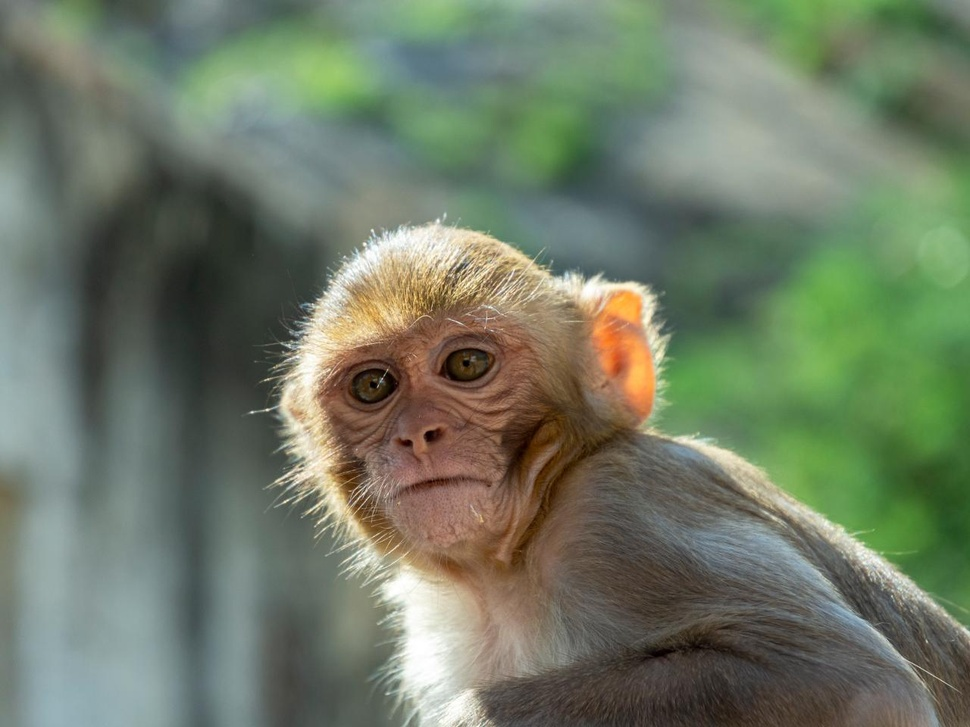
%> input picture HW Assighnment 2/monkey.jpeg, 970 x 727 px, shrunk from 1280 x 960 before the run
$ octave Part_1.m   (GNU Octave 9; MATLAB toolbox functions it lacks are replaced by stand-ins)
%> lines starting %> are read from the running program, lines starting %| are printed output that depends on the picture; in (x1, y1, x2, y2) boxes, pixels count from 0 and x2, y2 are one past the last pixel; in counts of white or black regions, pixels touching at a corner belong together; the program's own positions count from 1
% Problem 1
I = imread('monkey.jpeg');
%> I is the input picture: size 727x970x3 uint8; mean R, G, B 111.9, 122.6, 102.3
I = rgb2gray(I);
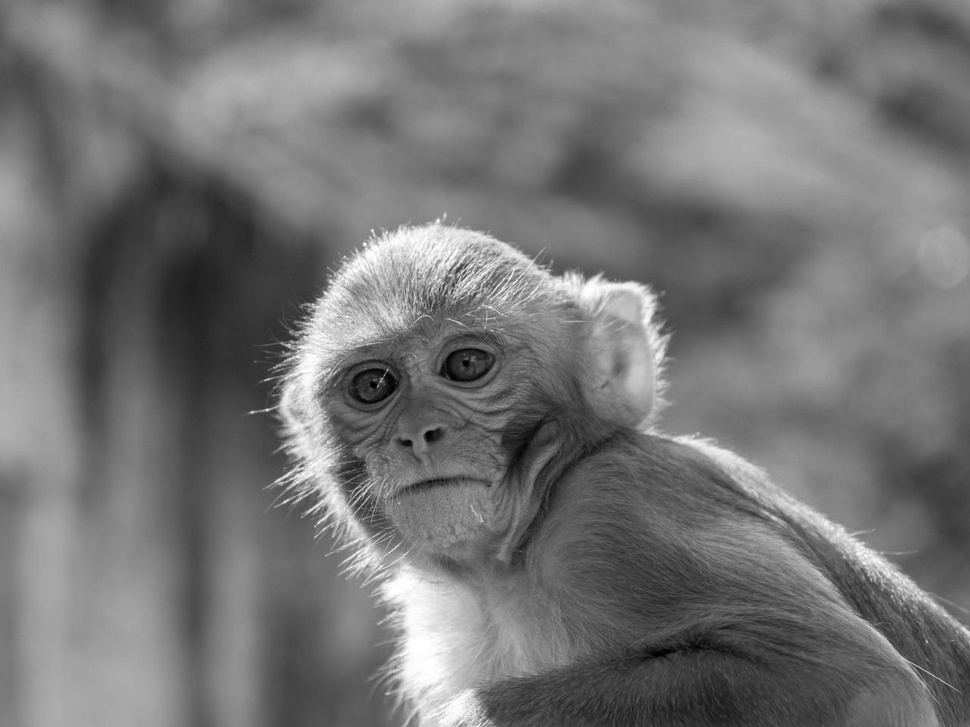
%> I: size 727x970 uint8; min 1, max 255, mean 117.1
figure; imshow(I); title('Original Image');
% Roberts Edge
E1 = edge(I, 'roberts');
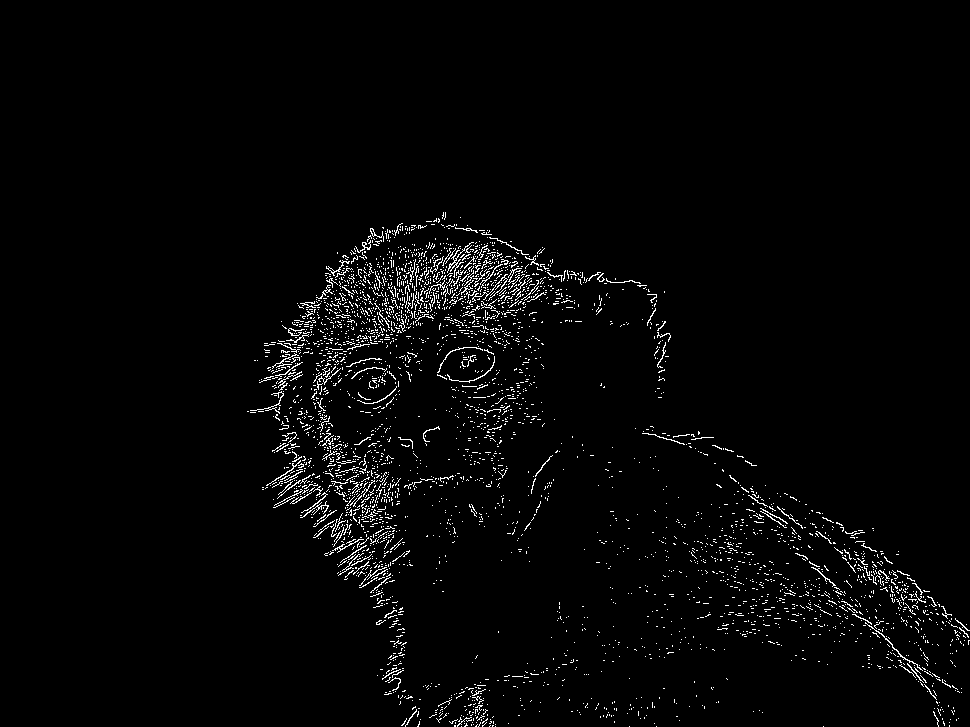
%> E1: size 727x970 logical; 2.4% white in thin lines or dots, all inside (x1, y1, x2, y2) = (247, 212, 970, 727)
figure; imshow(E1); title('Edge Detection - Roberts');
% Sobel Edge
E2 = edge(I, 'sobel');
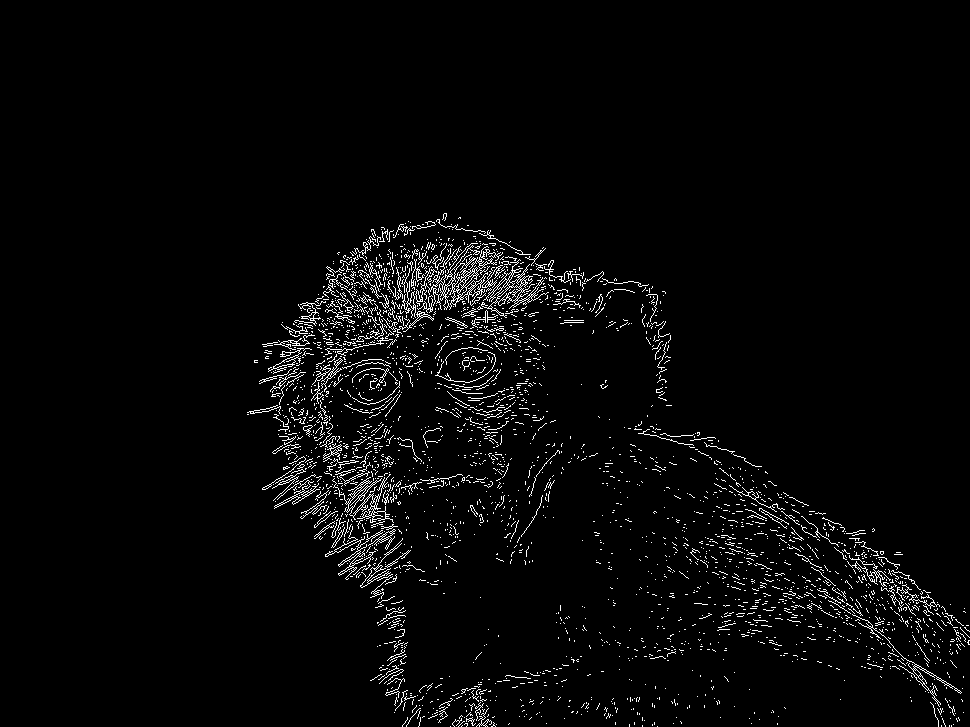
%> E2: size 727x970 logical; 3% white in thin lines or dots, all inside (x1, y1, x2, y2) = (247, 213, 970, 727)
figure; imshow(E2); title('Edge Detection - Sobel');
% Prewitt Edge
E3 = edge(I, 'prewitt');
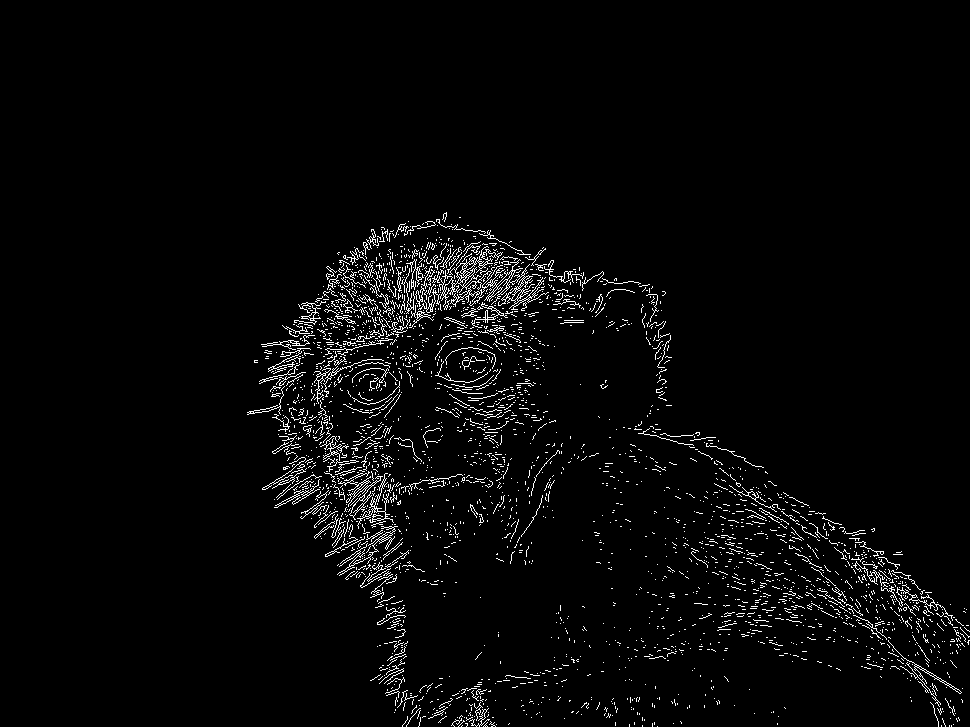
%> E3: size 727x970 logical; 3% white in thin lines or dots, all inside (x1, y1, x2, y2) = (247, 212, 970, 727)
figure; imshow(E3); title('Edge Detection - Prewitt');

%%
% Problem 3
I = imread('monkey.jpeg');
I = rgb2gray(I);
h = fspecial('gaussian', 5, 2.5);
blurred = imfilter(I, h);
diff = I - blurred;
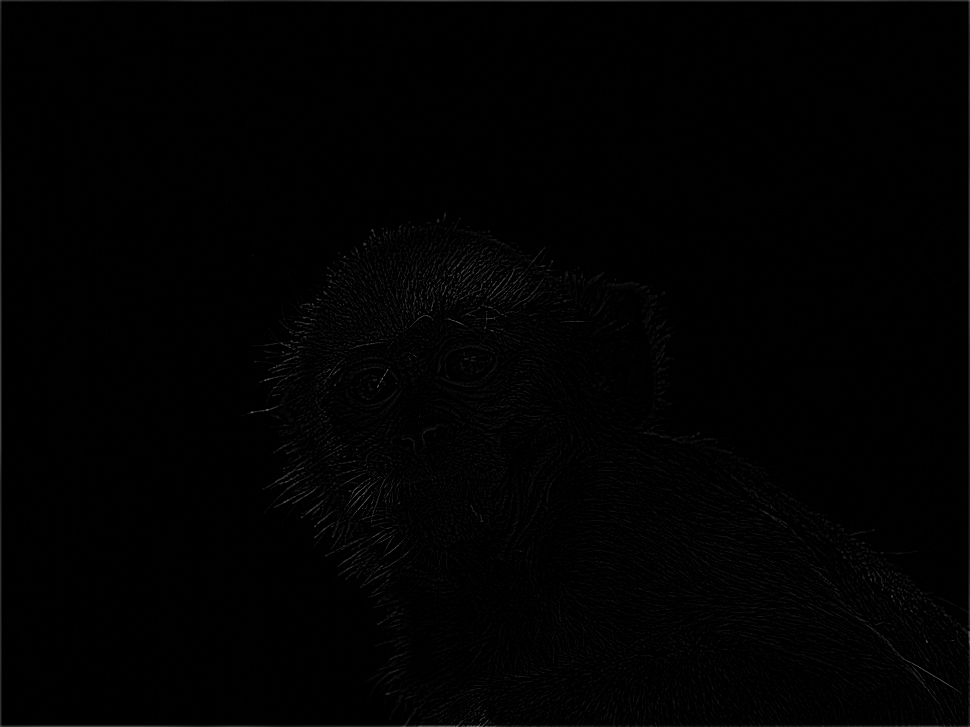
%> diff: size 727x970 uint8; min 0, max 121, mean 1.4
k = 1;
highboost_k_1 = I + k * diff;
k = 5;
highboost_k_5 = I + k * diff;
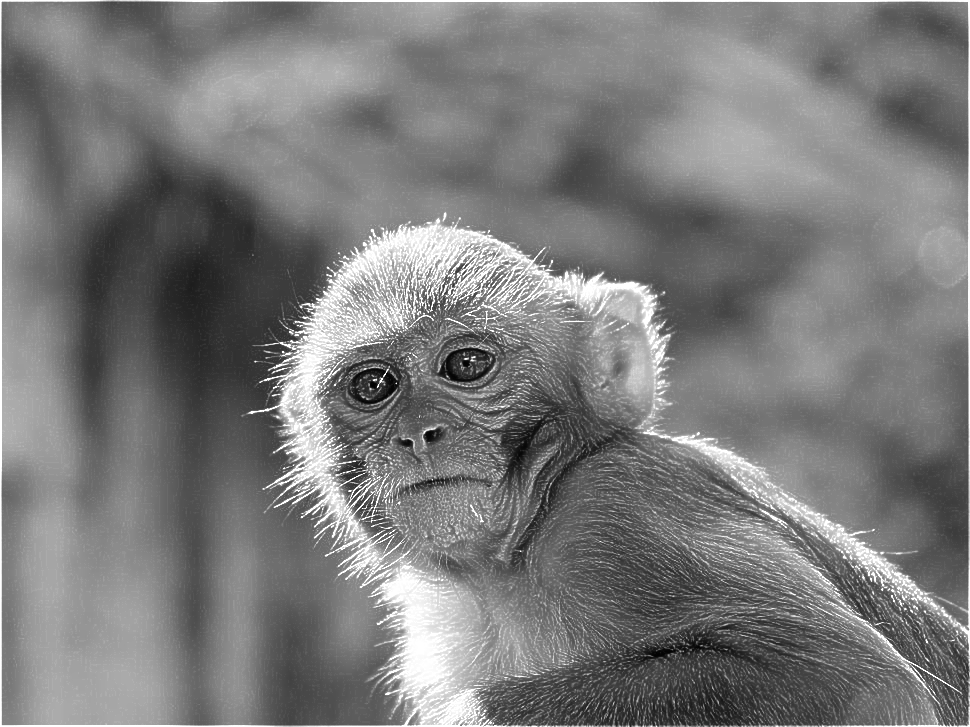
%> highboost_k_5: size 727x970 uint8; min 1, max 255, mean 122.9

figure; imshow(highboost_k_1); title('HighBoosted Image, k = 1');
figure; imshow(highboost_k_5); title('HighBoosted Image, k = 5');

%%
% Problem 4
I = imread('monkey.jpeg');
I = rgb2gray(I);

blurred_noise = imnoise(I, 'gaussian');
figure; imshow(blurred_noise); title('Noisy Image');

average_filter = filter2(fspecial('average', 5), blurred_noise)/255;
figure; imshow(average_filter); title('Average Filter');

gaussian_filter = imgaussfilt(blurred_noise, 2.5);
figure; imshow(gaussian_filter); title('Gaussian Filter');
